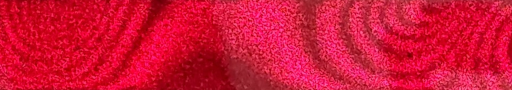
#> input picture Experiment/holo/data/free4_trim.png, 512 x 90 px
$ python imgfft2d.py
#> lines starting #> are read from the running program, lines starting #| are printed output that depends on the picture; after the words box and inside, x2 and y2 are one past the last pixel; in counts of white or black regions, pixels touching at a corner belong together
#!/usr/bin/env python3
# -*- coding: utf-8 -*-

from math import pi
import skimage
from PIL import Image
from PIL import ImageDraw
import numpy as np
from matplotlib import pyplot as plt


def main():
    # 画像を読み込む
    img = Image.open('free4_trim.png')
#> img is the input picture: PIL image 512x90 RGBA; mean R, G, B, A 209.6, 20.2, 53.6, 255
    # グレイスケールに変換する
    gray_img = img.convert('L')
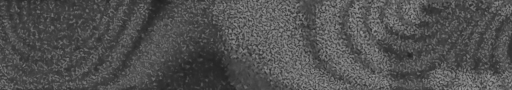
#> gray_img: PIL image 512x90 L; min 31, max 153, mean 80.6
    # NumPy 配列にする
    f_xy = np.asarray(gray_img)

    # 2 次元高速フーリエ変換で周波数領域の情報を取り出す
    f_uv = np.fft.fft2(f_xy)
    # 画像の中心に低周波数の成分がくるように並べかえる
    shifted_f_uv = np.fft.fftshift(f_uv)

    # フィルタ (ローパス) を用意する
    x_pass_filter = Image.new(mode='L',  # 8-bit pixels, black and white
                              size=(shifted_f_uv.shape[1],
                                    shifted_f_uv.shape[0]),
                              color=0,  # default black
                              )
#> x_pass_filter: PIL image 512x90 L; every value is 0
    # 中心に円を描く
    draw = ImageDraw.Draw(x_pass_filter)
    # 円の半径
    ellipse_r = 30
    # 画像の中心
    center = (shifted_f_uv.shape[1] // 2,
              shifted_f_uv.shape[0] // 2)
#> center = (256, 45)
    # 円の座標
    ellipse_pos = (center[0] - ellipse_r,
                   center[1] - ellipse_r,
                   center[0] + ellipse_r,
                   center[1] + ellipse_r)
#> ellipse_pos = (226, 15, 286, 75)
    draw.ellipse(ellipse_pos, fill=255)
    # フィルタ
    filter_array = np.asarray(x_pass_filter)
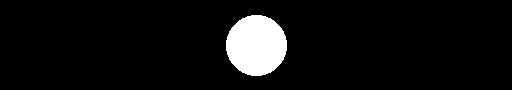
#> filter_array: shape (90, 512); 6.3% white; 1 white region, box (x1, y1, x2, y2) and area: (226, 15, 287, 76) 2909

    # フィルタを適用する
    filtered_f_uv = np.multiply(shifted_f_uv, filter_array)

    # パワースペクトルに変換する
    magnitude_spectrum2d = 20 * np.log(np.absolute(filtered_f_uv))

    # 元の並びに直す
    unshifted_f_uv = np.fft.fftshift(filtered_f_uv)
    # 2 次元逆高速フーリエ変換で空間領域の情報に戻す
    i_f_xy_complex = np.fft.ifft2(unshifted_f_uv)
    i_f_xy = abs(i_f_xy_complex)
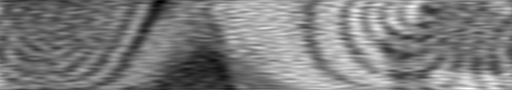
#> i_f_xy: shape (90, 512) float64; min 7149.4, max 34390.1, mean 20560.2; drawn with min black and max white
    f_xy_complex = np.fft.ifft2(i_f_xy)
    i_f_phase = np.angle(f_xy_complex)
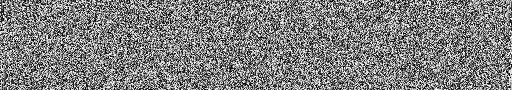
#> i_f_phase: shape (90, 512) float64; min -3.14, max 3.14, mean -0.00348; drawn with min black and max white
    #i_f_phase = np.unwrap(i_f_phase, period=pi*0.8, axis=0)
    #i_f_phase = np.unwrap(i_f_phase, period=pi*0.8, axis=1)
    i_f_phase = skimage.restoration.unwrap_phase(i_f_phase)
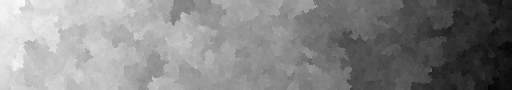
#> i_f_phase: shape (90, 512) float64; min -164.3, max 114, mean -16.5; drawn with min black and max white
    #i_f_phase = abs(i_f_phase)

    x = np.array([x for x in range(shifted_f_uv.shape[1])])
#> x = 512 values from 0 to 511
    y = np.array([x for x in range(shifted_f_uv.shape[0])])
#> y = 90 values from 0 to 89
    X, Y = np.meshgrid(x,y)

    fig = plt.figure(figsize = (8, 8))
    ax = fig.add_subplot(111, projection="3d")
    ax.set_xlabel("x")
    ax.set_ylabel("y")
    ax.set_zlabel("Phase Shift")
    #ax.contour3D(X,Y,i_f_phase,rstride=10,cstride=50)
    ax.plot_wireframe(X,Y,i_f_phase,rstride=10,cstride=50)
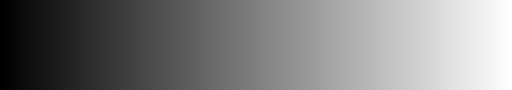
#> X: shape (90, 512) int64; min 0, max 511, mean 255.5; drawn with min black and max white
    plt.show()
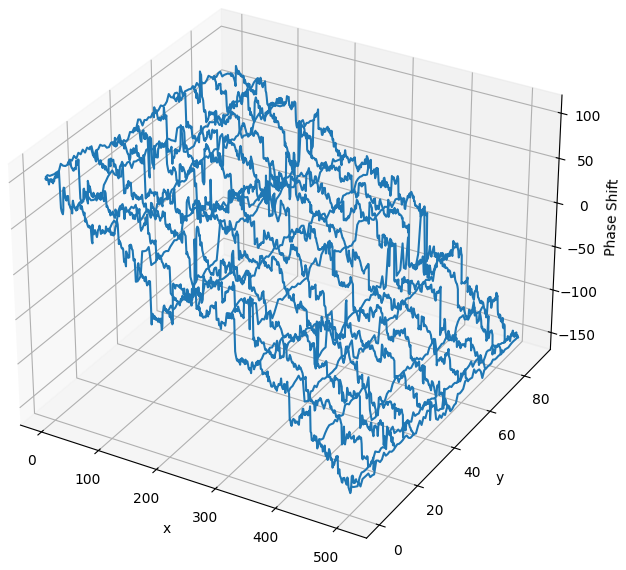
#> figure drawn by matplotlib, 1 panel

    fig, axes = plt.subplots(1, 2, figsize=(12, 12))
    for ax in axes:
        #for ax in axe:
            for spine in ax.spines.values():
                spine.set_visible(False)
            ax.set_xticks([])
            ax.set_yticks([])
    # 元画像
    #axes[0,0].imshow(f_xy, cmap='gray')
    #axes[0,0].set_title('Input Image')
    ## フィルタ画像
    #axes[0,1].imshow(filter_array, cmap='gray')
    #axes[0,1].set_title('Filter Image')
    # フィルタされた周波数領域のパワースペクトル
    #axes[0,1].imshow(magnitude_spectrum2d, cmap='gray')
    #axes[0,1].set_title('Filtered Magnitude Spectrum')
    # FFT -> Band-pass Filter -> IFFT した画像
    axes[0].imshow(i_f_xy, cmap='gray')
    axes[0].set_title('Filtered Image')
    # FFT -> Band-pass Filter -> IFFT した画像
    axes[1].imshow(i_f_phase, cmap='gray')
    axes[1].set_title('Phase Image')
    # グラフを表示する
    plt.show()

if __name__ == '__main__':
    main()

$ run again, with Experiment/holo/data/free3_trim.png copied over Experiment/holo/data/free4_trim.png
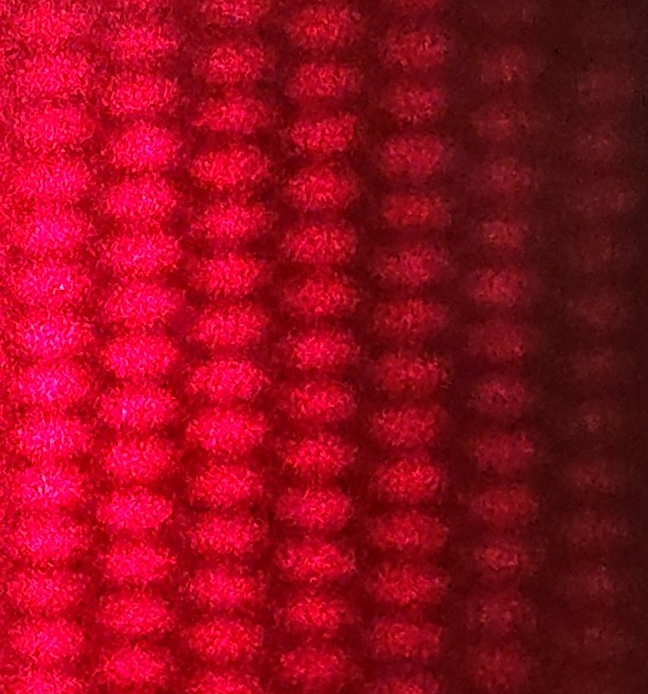
#> input picture Experiment/holo/data/free3_trim.png, 648 x 694 px
#> in main, img is the input picture: PIL image 648x694 RGB; mean R, G, B 150.4, 10.3, 29.8
#> x_pass_filter: PIL image 648x694 L; every value is 0
#> in main, `filter_array = np.asarray(x_pass_filter)`:
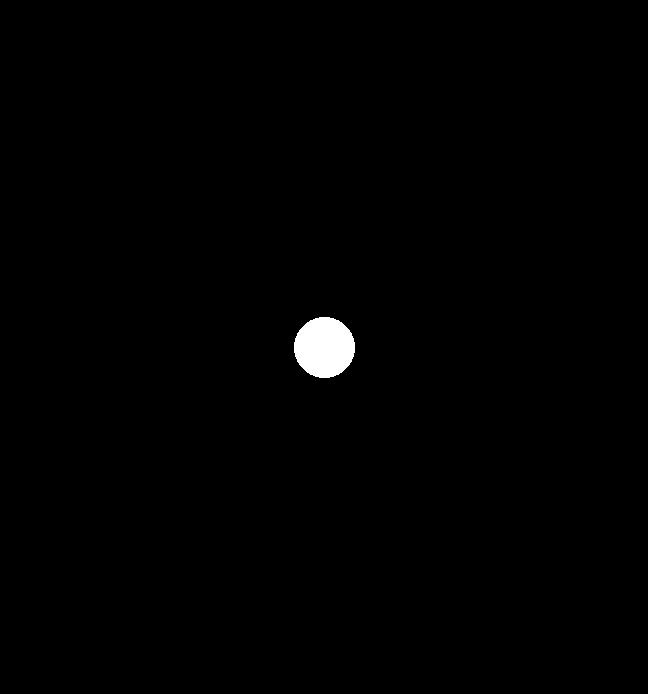
#> filter_array: shape (694, 648); 0.65% white; 1 white region, box (x1, y1, x2, y2) and area: (294, 317, 355, 378) 2909
#> in main, `plt.show()`:
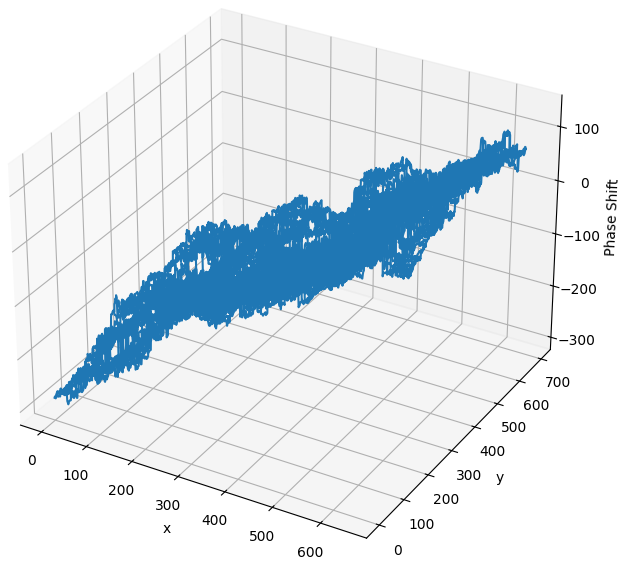
#> figure drawn by matplotlib, 1 panel

$ run again, with Experiment/holo/data/free5_trim.png copied over Experiment/holo/data/free4_trim.png
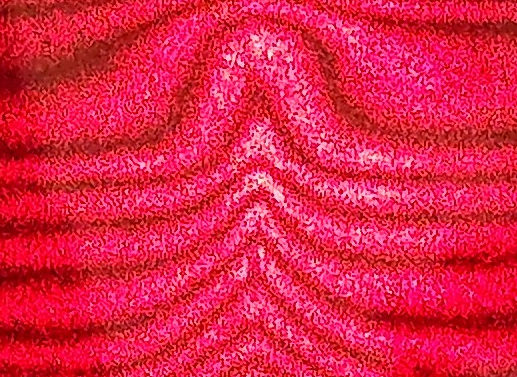
#> input picture Experiment/holo/data/free5_trim.png, 517 x 377 px
#> in main, img is the input picture: PIL image 517x377 RGB; mean R, G, B 221.9, 34.6, 70.5
#> x_pass_filter: PIL image 517x377 L; every value is 0
#> in main, `filter_array = np.asarray(x_pass_filter)`:
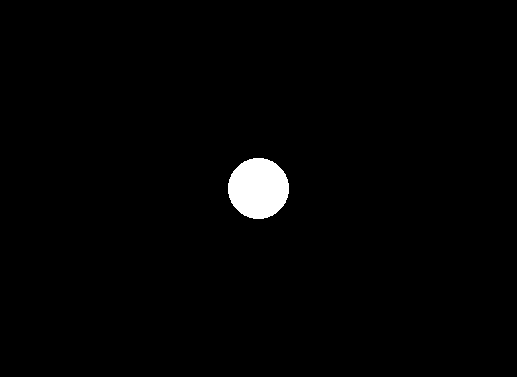
#> filter_array: shape (377, 517); 1.5% white; 1 white region, box (x1, y1, x2, y2) and area: (228, 158, 289, 219) 2909
#> in main, `plt.show()`:
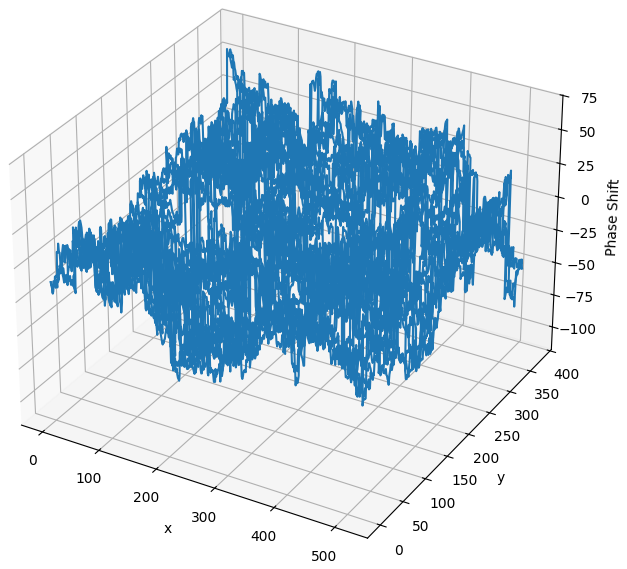
#> figure drawn by matplotlib, 1 panel
